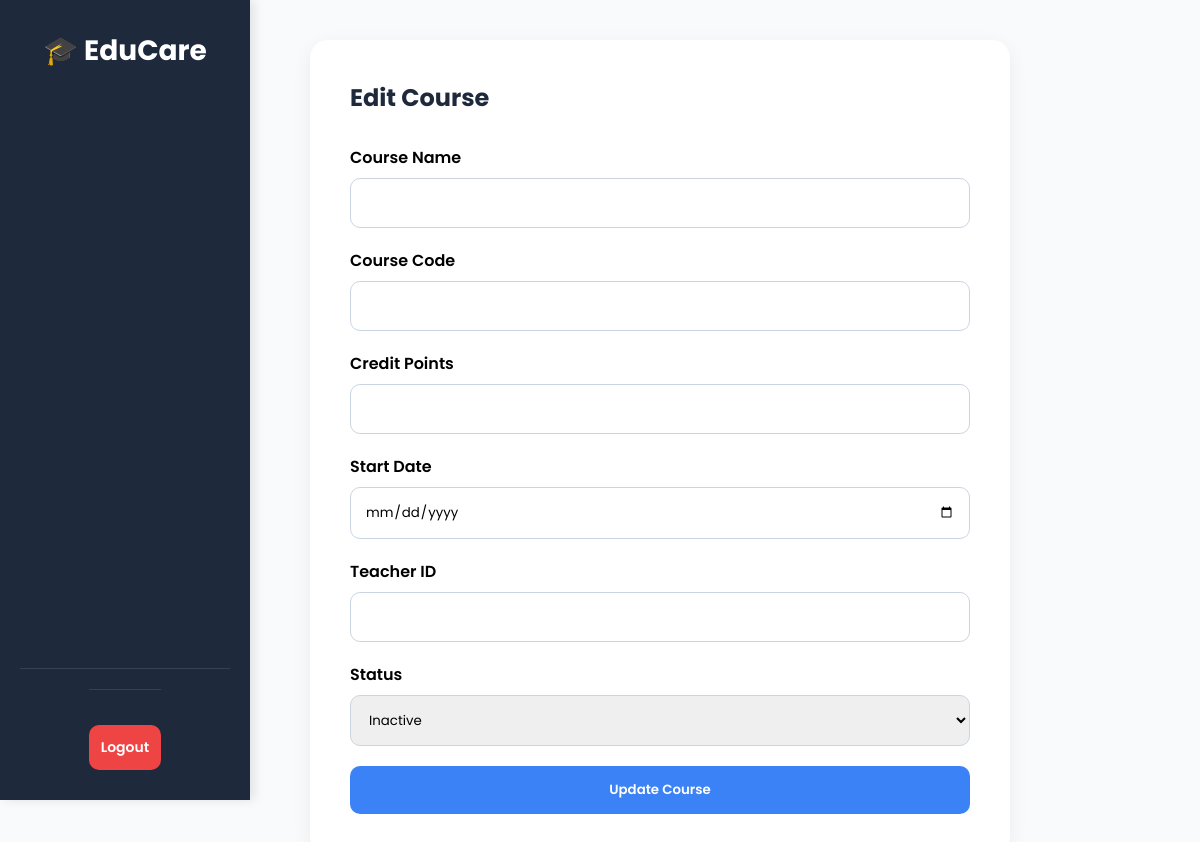
Page /04_Course_management/edit.php?id=9 on the earlier database version.
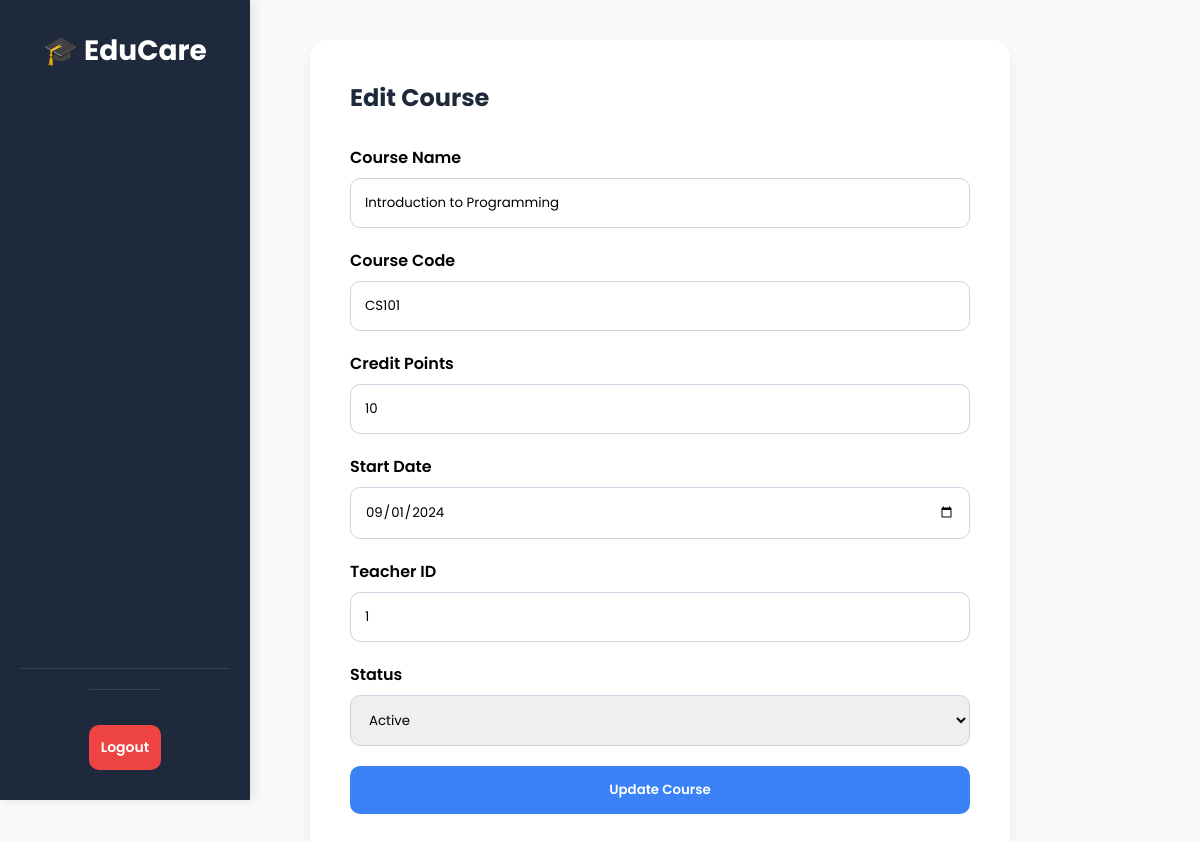
Same page on the later database version.
### tables this page shows
CREATE TABLE `course` (
  `CourseID` int(11) NOT NULL COMMENT 'Auto-incremented unique identifier for each course',
  `CourseName` varchar(100) DEFAULT NULL COMMENT 'Full name of the course',
  `CourseCode` varchar(20) NOT NULL COMMENT 'Unique short code ',
  `CreditPoints` int(10) DEFAULT NULL COMMENT 'Number of credit points awarded for completing the course',
  `StartDate` date NOT NULL COMMENT 'The date of course officially started.',
  `IsActive` tinyint(1) NOT NULL COMMENT 'True if the course is currently active',
  `TeacherID` int(11) DEFAULT NULL
);

### models/course.php (called while the page is built, shortened)
<?php
require_once __DIR__ . '/../database/db.php';
class Course
{
    private $conn;
    public function __construct()
    {
        $db = new Database();
        $this->conn = $db->connect();
    }
    public function getById($id)
    {
        $sql = "SELECT * FROM course WHERE CourseID=?";
        $stmt = $this->conn->prepare($sql);
        $stmt->bind_param("i", $id);
        $stmt->execute();
        return $stmt->get_result()->fetch_assoc();
    }
}

### database/db.php (called while the page is built)
<?php
class Database {
    private $host = "localhost";
    private $user = "root";
    private $pass = "";
    private $db   = "student_record_system";
    public function connect() {
        return new mysqli($this->host, $this->user, $this->pass, $this->db);
    }
}
?>

### controllers/CourseController.php (called while the page is built, shortened)
<?php
require_once __DIR__ . '/../models/course.php';
class CourseController
{
    private $course;
    public function __construct()
    {
        $this->course = new Course();
    }
    public function edit($id)
    {
        return $this->course->getById($id);
    }
}
?>

### 04_Course_management/edit.php (the view, shortened to what this page needs)
<?php
require_once '../controllers/CourseController.php';
$controller = new CourseController();
$id = $_GET['id'];
$course = $controller->edit($id);
?>
<!DOCTYPE html>
<html lang="en">
<head>
</head>
<body>
<?php include '../navbar.php'; ?>
<div class="main-content">
<div class="form-card">
<h2>Edit Course</h2>
<form method="POST">
<div class="input-group">
<label>Course Name</label>
<input
type="text"
name="course_name"
value="<?= htmlspecialchars($course['CourseName']) ?>"
>
</div>
<div class="input-group">
<label>Course Code</label>
<input
type="text"
name="course_code"
value="<?= htmlspecialchars($course['CourseCode']) ?>"
>
</div>
<div class="input-group">
<label>Credit Points</label>
<input
type="number"
name="credit_points"
value="<?= $course['CreditPoints'] ?>"
>
</div>
<div class="input-group">
<label>Start Date</label>
<input
type="date"
name="start_date"
value="<?= $course['StartDate'] ?>"
>
</div>
<div class="input-group">
<label>Teacher ID</label>
<input
type="number"
name="teacher_id"
value="<?= $course['TeacherID'] ?>"
>
</div>
<div class="input-group">
<label>Status</label>
<select name="is_active">
<option
value="1"
<?= $course['IsActive'] ? 'selected' : '' ?>
>
Active
</option>
<option
value="0"
<?= !$course['IsActive'] ? 'selected' : '' ?>
>
Inactive
</option>
</select>
</div>
<button
type="submit"
class="btn"
>
Update Course
</button>
</form>
</div>
</div>
</body>
</html>

Differences in the rows shown:
added course: course_name "Introduction to Programming", course_code "CS101", credit_points "10", start_date "09/01/2024", teacher_id "1", is_active "Active"
Other differences:
form field is_active: "Inactive" → (not shown)
